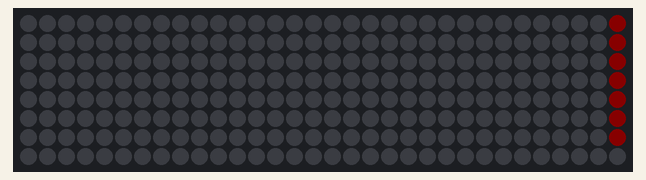
The sketch below on a simulated Arduino Uno, built with avr-gcc and run on an emulated ATmega328P. Parts: 32×8 RGB LED matrix (first LED top left, wired row by row). Dim RGB values are drawn brighter than linear.

Above: at 0.21 s.
At 4.84 s:
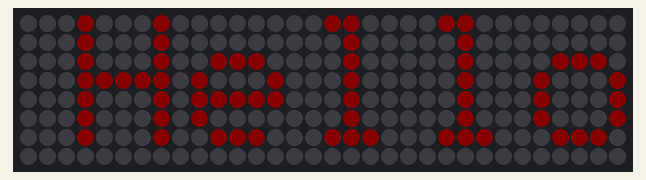
At 9.6 s:
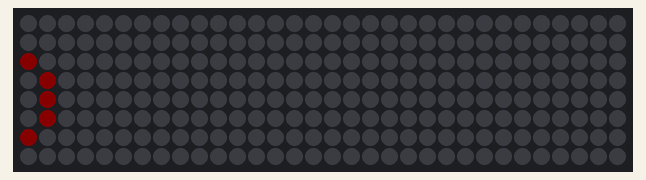
At 15.0 s:
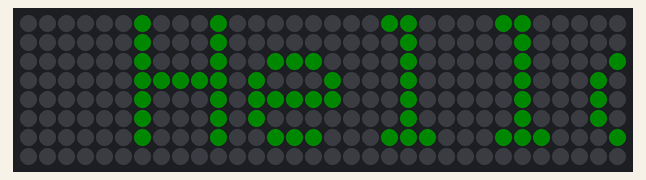
At 20.33 s:
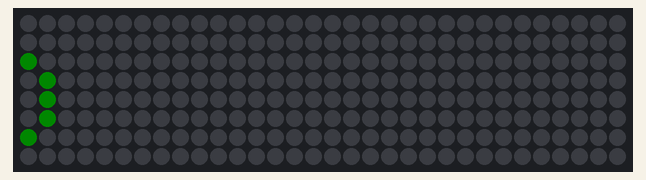
At 39.85 s:
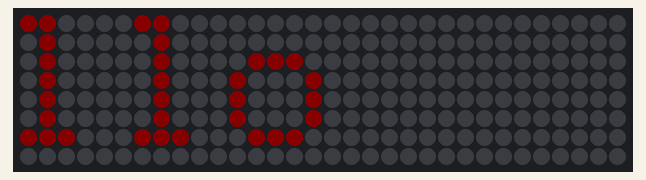

The sketch:

print_hello.ino
```cpp
#include <Adafruit_GFX.h>
#include <Adafruit_NeoMatrix.h>
#include <Adafruit_NeoPixel.h>
#ifndef PSTR
 #define PSTR // Make Arduino Due happy
#endif

#define PIN 6

// MATRIX DECLARATION:
// Parameter 1 = width of the matrix
// Parameter 2 = height of the matrix
// Parameter 3 = pin number (most are valid)
// Parameter 4 = matrix layout flags
//   First two are the position of the first LED in the matrix = NEO_MATRIX_TOP + NEO_MATRIX_LEFT for the top-left corner.
//   Next one indicates how the LEDs are arranged = NEO_MATRIX_COLUMNS
//   Next one indicates rows how the columns proceed = NEO_MATRIX_ZIGZAG
// Parameter 5 = pixel type flags = NEO_GRB + NEO_KHZ800

int matrix_width = 32;
int matrix_height = 8;

Adafruit_NeoMatrix matrix = Adafruit_NeoMatrix(matrix_width, matrix_height, PIN,
  NEO_MATRIX_TOP     + NEO_MATRIX_LEFT +
  NEO_MATRIX_COLUMNS + NEO_MATRIX_ZIGZAG,
  NEO_GRB            + NEO_KHZ800);

const uint16_t colors[] = {
  matrix.Color(100, 0, 0), matrix.Color(0, 100, 0), matrix.Color(0, 0, 10) };

void setup() {
  matrix.begin();
  matrix.setTextWrap(false);
  matrix.setBrightness(100);
  matrix.setTextColor(colors[0]);
}

int x    = matrix.width();
int pass = 0; // this increments after each loop to change the text colour

void loop() {
  matrix.fillScreen(0);
  matrix.setCursor(x, 0);  // start at 32, 0
  matrix.print(F("Hello"));  // print the word hello in every loop
  if(--x < -36) {  // x=x-1 in each loop
    x = matrix_width;  // once we get to the end of the board reset x to 32
    if(++pass >= 3)  // and pass=pass+1
      pass = 0;  // once pass gets to 3, set it back to 0, so the colours continue to cycle
    matrix.setTextColor(colors[pass]);
  }
  matrix.show();
  delay(100);
}
```
